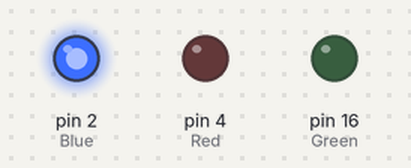
The sketch below on a simulated Arduino Uno, built with avr-gcc and run on an emulated ATmega328P. Parts: output pins drawn as LEDs (lit = HIGH).

Above: at 0.5 s.
At 4.5 s:
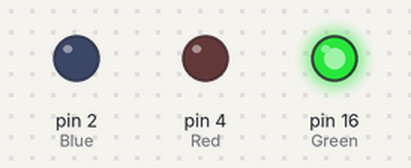
At 6.5 s:
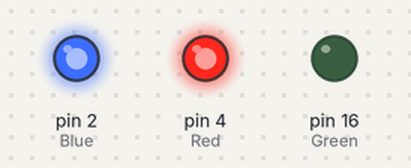
At 7.5 s:
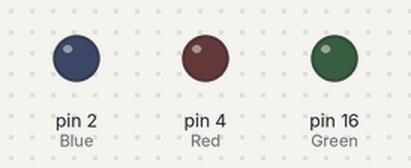
At 10.5 s:
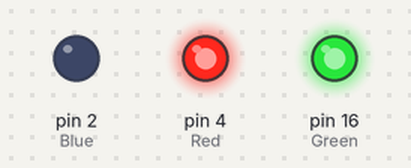
At 14.5 s:
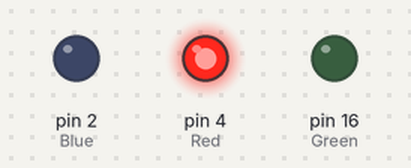
Timing chart, 0 to 15.6 s (numbered marks = the images above):
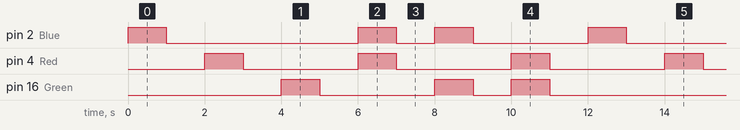

Measured:
- by itself, pin 2 (Blue): repeats every 12.0 s: LOW 5.0 s, HIGH 1.0 s, LOW 1.0 s, HIGH 1.0 s, LOW 3.0 s, HIGH 1.0 s
- by itself, pin 4 (Red): alternates HIGH for 1.0 s and LOW for 3.0 s
- by itself, pin 16 (Green): repeats every 12.0 s: LOW 3.0 s, HIGH 1.0 s, LOW 1.0 s, HIGH 1.0 s, LOW 5.0 s, HIGH 1.0 s

The sketch:

MultyColourLedBlink.ino
```cpp
#define Blue 2
#define Red 4
#define Green 16

void setup() {
  pinMode(Blue, OUTPUT);
  pinMode(Red, OUTPUT);
  pinMode(Green, OUTPUT);
}


void loop() {
  digitalWrite(Blue, HIGH);
  delay(1000);
  digitalWrite(Blue, LOW);
  delay(1000);

  digitalWrite(Red, HIGH);
  delay(1000);
  digitalWrite(Red, LOW);
  delay(1000);

  digitalWrite(Green, HIGH);
  delay(1000);
  digitalWrite(Green, LOW);
  delay(1000);


  digitalWrite(Blue, HIGH);
  digitalWrite(Red, HIGH);
  delay(1000);
  digitalWrite(Blue, LOW);
  digitalWrite(Red, LOW);
  delay(1000);

  digitalWrite(Blue, HIGH);
  digitalWrite(Green, HIGH);
  delay(1000);
  digitalWrite(Blue, LOW);
  digitalWrite(Green, LOW);
  delay(1000);

  digitalWrite(Red, HIGH);
  digitalWrite(Green, HIGH);
  delay(1000);
  digitalWrite(Red, LOW);
  digitalWrite(Green, LOW);
  delay(1000);

}
```
